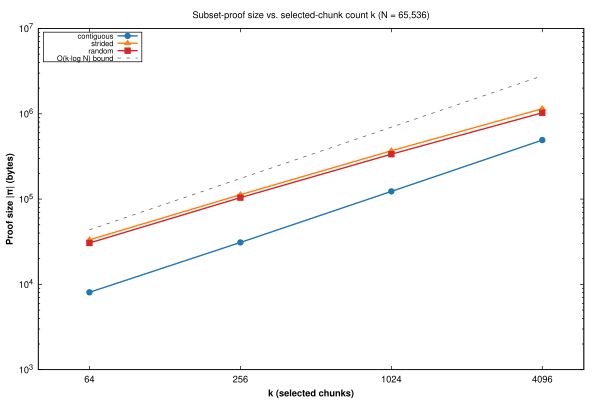

This figure's gnuplot source:
# Figure 6 (left panel) from S2-D2-Yr2, rendered as a vector PDF for direct
# \includegraphics use in LaTeX. Log-log line chart: subset-proof size |π| in
# bytes vs. number of selected chunks k, for three hyperslab shapes
# (contiguous, strided, random) plus the theoretical O(k·log N) bound
# (N=65,536; log2(N)=16), answering RQ6.
#
# The contiguous series falls well below the bound because adjacent proof
# paths share internal Merkle nodes — the deduplication benefit is largest
# when the selected chunks form a compact, spatially-coherent region.
# Strided/random selections yield less sharing and approach the bound more
# closely, though still come in under it.
#
# Summary statistics are drawn from subset-proof-size.csv (the source of
# truth) and inlined below as a datablock — the script renders
# already-verified numbers only.
#
# Run with: gnuplot figure6-proof-size-COG.gp

set terminal pdfcairo size 6in,4in enhanced font 'Helvetica,10'
set output 'figure6-proof-size-COG.pdf'

set title "Subset-proof size vs. selected-chunk count k (N = 65,536)"
set xlabel "k (selected chunks)" font 'Helvetica-Bold,10'
set ylabel "Proof size |π| (bytes)" font 'Helvetica-Bold,10'
set logscale x
set logscale y
set grid xtics ytics lt 0 lc rgb '#dddddd'
set key inside top left box font 'Helvetica,8'
set xtics (64, 256, 1024, 4096)
set format x "%.0f"
set format y "10^{%T}"
set xrange [40:6000]

# k  contiguous  strided  random  theoretical
$DATA << EOD
64     8080    33280    30600    43620
256    31040   112640   104040   174180
1024   123120  368640   336200   696420
4096   491680  1146880  1027760  2785380
EOD

plot $DATA using 1:2 with linespoints lw 2 pt 7  ps 0.6 lc rgb '#1f77b4' title 'contiguous', \
     $DATA using 1:3 with linespoints lw 2 pt 9  ps 0.6 lc rgb '#ff7f0e' title 'strided', \
     $DATA using 1:4 with linespoints lw 2 pt 5  ps 0.6 lc rgb '#d62728' title 'random', \
     $DATA using 1:5 with lines     lw 1 lt 2 dt 2 lc rgb '#555555' title 'O(k·log N) bound'
